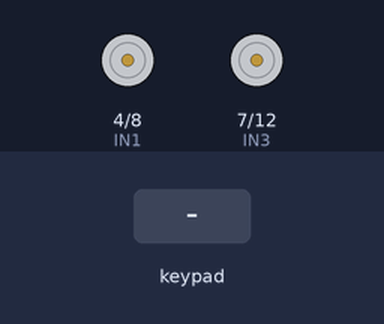
Simulated run of this sketch. Board: Arduino Uno, built with avr-gcc and run on an emulated ATmega328P. Shown: motor-driver pin pairs drawn as motors (green arrow = first pin HIGH = forward, orange = second pin HIGH = backward, longer = more drive, scaled by the enable pin). The test bench sets the inputs (shaded band).

Above: at 1.2 s.
1.3 s: key 'U' pressed
At 1.5 s:
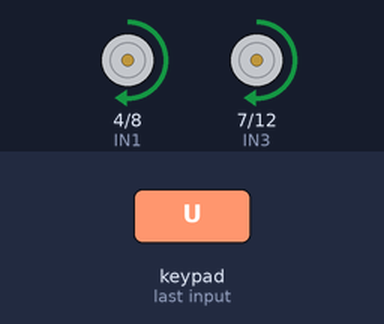
3.2 s: key 'D' pressed
At 3.4 s:
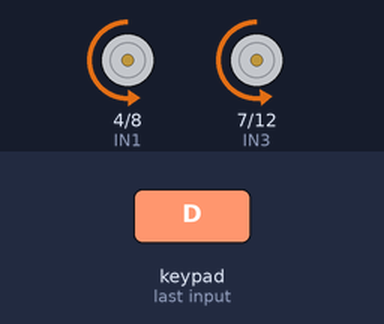
5.1 s: key 'L' pressed
At 5.3 s:
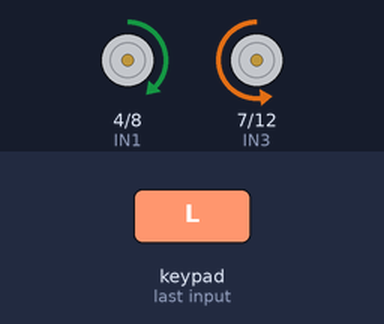
7.0 s: key 'R' pressed
At 7.2 s:
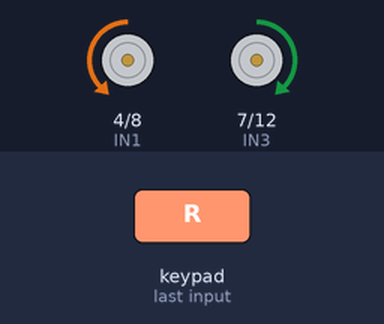
Timing chart, 0 to 9.9 s (numbered marks = the images above; inputs shaded):
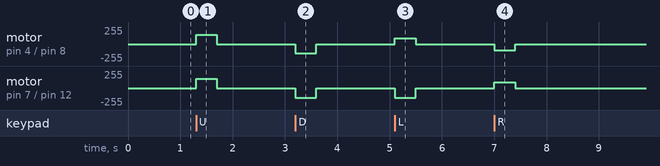

The sketch:

CAR.ino
```cpp
#include <Dabble.h>
#include <Servo.h>
#define CUSTOM_SETTINGS
#define INCLUDE_GAMEPAD_MODULE

Servo gripper;

//MOTOR 1
int ENA = 6;
int IN1 = 4;
int IN2 = 8;

//MOTOR2
int ENB = 5;
int IN3 = 7;
int IN4 = 12;  //6 par thi

//servo pin
int S1 = 11;

//speed
int Speed_m1 = 160;
int Speed_m2 = 170;
int Speed_l1 = 90;
int Speed_l2 = 90;
int Speed_h1 = 200;
int Speed_h2 = 200;


int toggle = 0;
//SPEED SET OF TWO MOTOTR
int M1_s = Speed_m1;
int M2_s = Speed_m2;
void delay_forward(){
  forward();
  delay(500);
  stop();
}

void delay_left(){
  left();
  delay(500);
  stop();
}
void delay_right(){
  right();
  delay(500);
  stop();
}
void forward() {
  digitalWrite(IN1, HIGH);
  digitalWrite(IN2, LOW);
  analogWrite(ENA, 140);
  analogWrite(ENB, 140);
  digitalWrite(IN3, HIGH);
  digitalWrite(IN4, LOW);
}

void backward() {
  digitalWrite(IN1, LOW);
  digitalWrite(IN2, HIGH);
  analogWrite(ENA, 130);
  analogWrite(ENB, 145);
  digitalWrite(IN3, LOW);
  digitalWrite(IN4, HIGH);
}

void left() {
  digitalWrite(IN1, HIGH);
  digitalWrite(IN2, LOW);
  analogWrite(ENA, Speed_l1);
  analogWrite(ENB, Speed_l2);
  digitalWrite(IN3, LOW);
  digitalWrite(IN4, HIGH);
}

void right() {
  digitalWrite(IN1, LOW);
  digitalWrite(IN2, HIGH);
  analogWrite(ENA, Speed_l1);
  analogWrite(ENB, Speed_l2);
  digitalWrite(IN3, HIGH);
  digitalWrite(IN4, LOW);
}

void stop() {
  digitalWrite(IN1, LOW);
  digitalWrite(IN2, LOW);
  analogWrite(ENA, 0);
  analogWrite(ENB, 0);
  digitalWrite(IN3, LOW);
  digitalWrite(IN4, LOW);

}

void setup() {
  Dabble.begin(9600);

  pinMode(ENA, OUTPUT);
  pinMode(ENB, OUTPUT);
  pinMode(IN1, OUTPUT);
  pinMode(IN2, OUTPUT);
  pinMode(IN3, OUTPUT);

  pinMode(IN4, OUTPUT);
}

void set_toggle(){
  if (toggle == 0){
    toggle = 1;
  }else{
    toggle = 0;
  }
}

void loop() {

  Dabble.processInput();
  if (GamePad.isCirclePressed()){
    set_toggle();
  }


  if (GamePad.isUpPressed()) {
    forward();
  } else if (GamePad.isDownPressed()) {
    backward();
  } else if (GamePad.isLeftPressed()) {
    left();
  } else if (GamePad.isRightPressed()) {
    right();
  } else {
    stop();
  }

  //GRIPPER CONTROL
  if (GamePad.isSelectPressed()) {
    gripper.attach(S1);
    gripper.write(0);
    delay(1000);
    gripper.detach();
  } else if (GamePad.isStartPressed()) {
    gripper.attach(S1);
    gripper.write(150);
    delay(1000);
    gripper.detach();
  }

  if (GamePad.isCrossPressed()) {
    stop();
  }

}
```

Measured:
- after the input at 1.3 s, motor on pin 4 (IN1) / pin 8 (IN2), motor on pin 7 (IN3) / pin 12 (IN4): stopped → forward 140/255 at once, → stopped 0.40 s later
- after the input at 3.2 s, motor on pin 4 (IN1) / pin 8 (IN2): stopped → backward 140/255 at once, → stopped 0.40 s later; motor on pin 7 (IN3) / pin 12 (IN4): stopped → backward 145/255 at once, → stopped 0.40 s later
- after the input at 5.1 s, motor on pin 4 (IN1) / pin 8 (IN2): stopped → forward 90/255 at once, → stopped 0.40 s later; motor on pin 7 (IN3) / pin 12 (IN4): stopped → backward 145/255 at once, → stopped 0.40 s later
- after the input at 7.0 s, motor on pin 4 (IN1) / pin 8 (IN2): stopped → backward 90/255 at once, → stopped 0.40 s later; motor on pin 7 (IN3) / pin 12 (IN4): stopped → forward 90/255 at once, → stopped 0.40 s later
